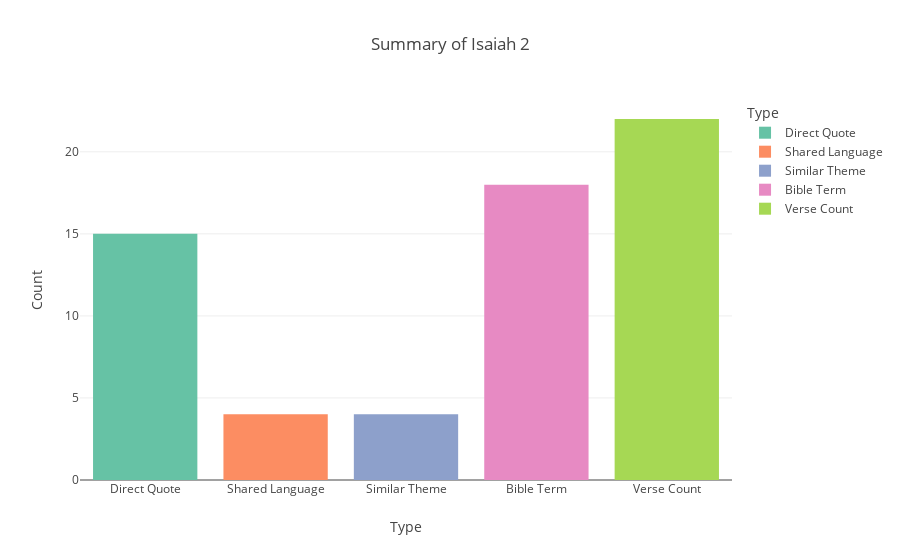

The notebook cell this image was saved under:
### Code cell
# Select Isaiah Chapter
select_chapter_number = "Isaiah 2"
ch_num = int(re.search(r'\d+', select_chapter_number).group())

# Create bar data
ISH_ch = ISH[ISH['combo_ISH'] == select_chapter_number].rename({'bible_term_in_ISH': "Bible Term", 'verse_count_ISH': "Verse Count"}, axis=1).melt(
    id_vars=['combo_ISH', 'chapter_number_ISH'],
    value_vars=['Direct Quote', 'Shared Language', 'Similar Theme', 'Bible Term', 'Verse Count'],
    var_name='Type', value_name='Count'
)

# custom palatte mapping from SET2 in seaborn
pal = sns.color_palette('Set2').as_hex()
colors = [pal[i] for i in range(5)]

color_mapping={
        'Direct Quote': colors[0],
        'Shared Language': colors[1],
        'Similar Theme': colors[2],
        'Bible Term': colors[3],
        'Verse Count': colors[4]
    }

# Generate bar data
bar = px.bar(data_frame=ISH_ch, x='Type', y='Count', color = 'Type', title=f"Summary of {select_chapter_number}", color_discrete_map=color_mapping)

hovertemplate = '<b>Count:</b> %{y}<b>'

bar.update_traces(
    hovertemplate=hovertemplate,
)

bar.show()

### Figure 1 — Plotly figure (JSON) as saved in the notebook; plotly's stock layout.template omitted (floating-point values rounded to 4 significant figures)
{"data": [{"alignmentgroup": "True", "hovertemplate": "<b>Count:</b> %{y}<b>", "legendgroup": "Direct Quote", "marker": {"color": "#66c2a5", "pattern": {"shape": ""}}, "name": "Direct Quote", "offsetgroup": "Direct Quote", "orientation": "v", "showlegend": true, "textposition": "auto", "type": "bar", "x": ["Direct Quote"], "xaxis": "x", "y": [15], "yaxis": "y"}, {"alignmentgroup": "True", "hovertemplate": "<b>Count:</b> %{y}<b>", "legendgroup": "Shared Language", "marker": {"color": "#fc8d62", "pattern": {"shape": ""}}, "name": "Shared Language", "offsetgroup": "Shared Language", "orientation": "v", "showlegend": true, "textposition": "auto", "type": "bar", "x": ["Shared Language"], "xaxis": "x", "y": [4], "yaxis": "y"}, {"alignmentgroup": "True", "hovertemplate": "<b>Count:</b> %{y}<b>", "legendgroup": "Similar Theme", "marker": {"color": "#8da0cb", "pattern": {"shape": ""}}, "name": "Similar Theme", "offsetgroup": "Similar Theme", "orientation": "v", "showlegend": true, "textposition": "auto", "type": "bar", "x": ["Similar Theme"], "xaxis": "x", "y": [4], "yaxis": "y"}, {"alignmentgroup": "True", "hovertemplate": "<b>Count:</b> %{y}<b>", "legendgroup": "Bible Term", "marker": {"color": "#e78ac3", "pattern": {"shape": ""}}, "name": "Bible Term", "offsetgroup": "Bible Term", "orientation": "v", "showlegend": true, "textposition": "auto", "type": "bar", "x": ["Bible Term"], "xaxis": "x", "y": [18], "yaxis": "y"}, {"alignmentgroup": "True", "hovertemplate": "<b>Count:</b> %{y}<b>", "legendgroup": "Verse Count", "marker": {"color": "#a6d854", "pattern": {"shape": ""}}, "name": "Verse Count", "offsetgroup": "Verse Count", "orientation": "v", "showlegend": true, "textposition": "auto", "type": "bar", "x": ["Verse Count"], "xaxis": "x", "y": [22], "yaxis": "y"}], "layout": {"barmode": "relative", "legend": {"title": {"text": "Type"}, "tracegroupgap": 0}, "title": {"text": "Summary of Isaiah 2"}, "xaxis": {"anchor": "y", "categoryarray": ["Direct Quote", "Shared Language", "Similar Theme", "Bible Term", "Verse Count"], "categoryorder": "array", "domain": [0, 1], "title": {"text": "Type"}}, "yaxis": {"anchor": "x", "domain": [0, 1], "title": {"text": "Count"}}}}
